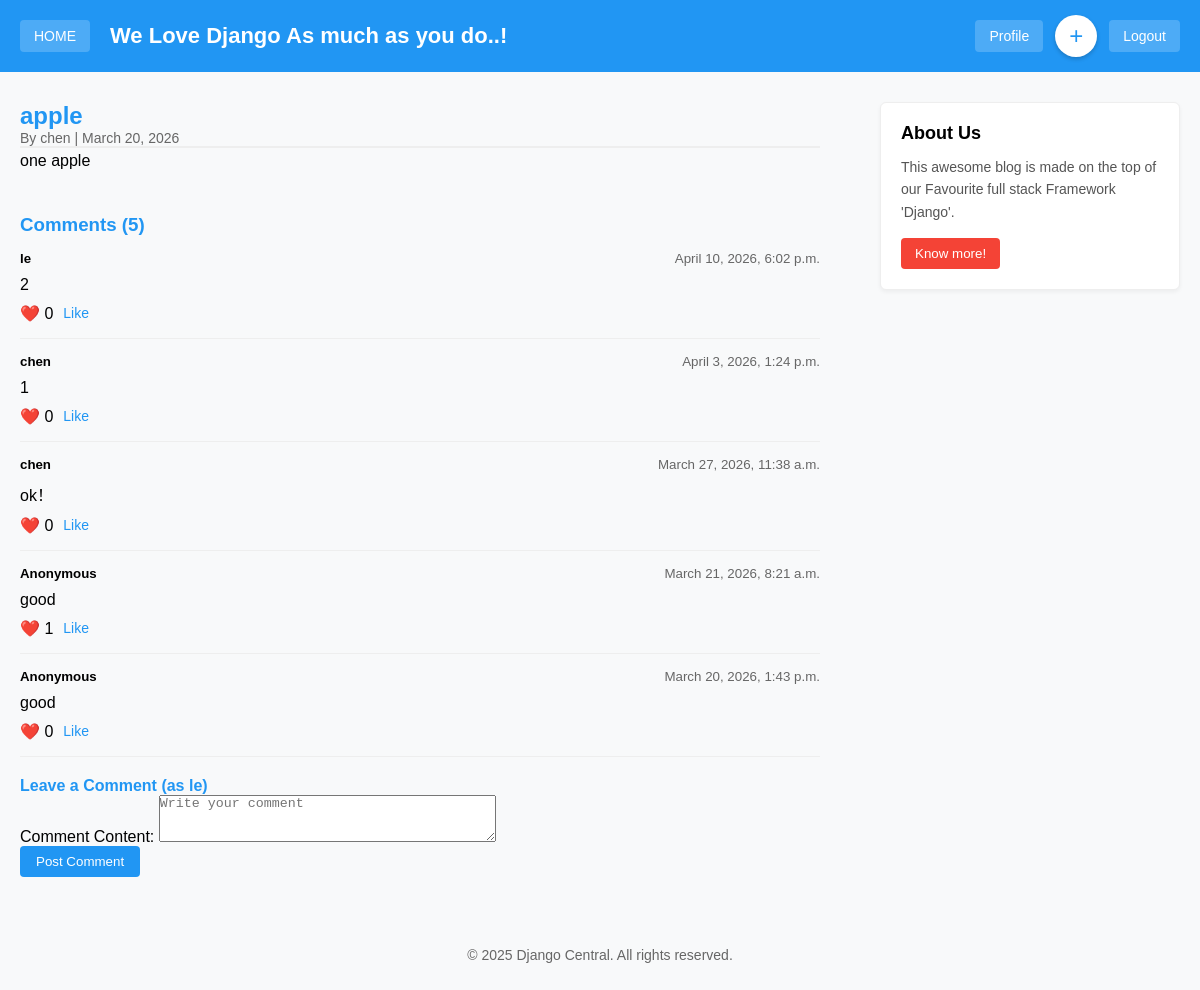
/post/apple/ (signed in), run on the app's committed database.
### blog/models.py (models this page shows, shortened)
class Post(models.Model):
    STATUS_CHOICES = (
        (0, 'Draft'),
        (1, 'Publish'),
    )
    title = models.CharField(max_length=200)
    slug = models.SlugField(max_length=200, unique=True)
    author = models.ForeignKey(User, on_delete=models.CASCADE, related_name='blog_posts')
    text = models.TextField()
    created_date = models.DateTimeField(auto_now_add=True)
    status = models.IntegerField(choices=STATUS_CHOICES, default=1)
    class Meta:
        ordering = ['-created_date']

class Comment(models.Model):
    post = models.ForeignKey(Post, on_delete=models.CASCADE, related_name='comments')
    user = models.ForeignKey(User, on_delete=models.CASCADE, null=True, blank=True)
    body = models.TextField()
    name = models.CharField(max_length=100)
    created_on = models.DateTimeField(auto_now_add=True)
    likes = models.PositiveIntegerField(default=0)
    active = models.BooleanField(default=True)
    class Meta:
        ordering = ['-likes', '-created_on']

### blog/views.py (the view)
# urls.py: path('post/<slug:slug>/', views.PostDetail.as_view(), name='post_detail'),
class PostDetail(DetailView):
    model = Post
    template_name = 'blog/post_detail.html'
    slug_field = 'slug'
    slug_url_kwarg = 'slug'
    def get_context_data(self,** kwargs):
        context = super().get_context_data(**kwargs)
        context['comments'] = self.object.comments.all().order_by('-created_on')
        context['comment_form'] = CommentForm()
        return context
    def get(self, request, *args, **kwargs):
        post_slug = kwargs.get('slug')
        logger.info(f'User accessed PostDetail | Slug:{post_slug} | IP:{request.META.get("REMOTE_ADDR")} | User:{request.user.username or "anonymous"}')
        return super().get(request, *args, **kwargs)

### blog/forms.py
class CommentForm(forms.ModelForm):
    class Meta:
        model = Comment
        fields = ['body']
        labels = {'body': 'Comment Content'}
        widgets = {'body': forms.Textarea(attrs={'rows': 3, 'placeholder': 'Write your comment'})}

### templates/blog/post_detail.html (shortened to what this page needs)
{% extends 'base.html' %}
{% block content %}
<div style="max-width: 800px;">
    <h2 style="color: #2196F3;">{{ post.title }}</h2>
    <p style="color: #666; font-size: 14px;">By {{ post.author.username }} | {{ post.created_date|date:"F j, Y" }}</p>
    <hr style="border: 1px solid #eee;">
    <div style="line-height: 1.6;">{{ post.text|linebreaks }}</div>
    <div style="margin-top: 40px;">
        <h3 style="color: #2196F3;">Comments ({{ comments|length }})</h3>
        {% for comment in comments %}
        <div style="border-bottom: 1px solid #eee; padding: 15px 0;">
            <div style="display: flex; justify-content: space-between; align-items: center;">
                <h5 style="margin: 0;">
                    {% if comment.user %}{{ comment.user.username }}{% else %}Anonymous{% endif %}
                </h5>
                <small style="color: #666;">{{ comment.created_on|date:"F j, Y, g:i a" }}</small>
            </div>
            <p style="margin: 10px 0;">{{ comment.body }}</p>
            <div style="display: flex; align-items: center;">
                <span style="margin-right: 10px;">❤️ {{ comment.likes }}</span>
                <a href="{% url 'like_comment' comment.id %}" style="color: #2196F3; text-decoration: none; font-size: 14px;">Like</a>
            </div>
        </div>
        {% empty %}
        <p>No comments yet. Be the first to comment!</p>
        {% endfor %}
        <div style="margin-top: 20px;">
            {% if user.is_authenticated %}
            <h4 style="color: #2196F3;">Leave a Comment (as {{ user.username }})</h4>
            <form method="POST" action="{% url 'add_comment' post.id %}">
                {{ comment_form.as_p }}
                <button type="submit" style="background: #2196F3; color: white; border: none; padding: 8px 16px; border-radius: 4px; cursor: pointer;">
                    Post Comment
                </button>
            </form>
            {% else %}
            <p>Please <a href="{% url 'login' %}" style="color: #2196F3;">login</a> to leave a comment.</p>
            {% endif %}
        </div>
    </div>
</div>
{% endblock %}

### templates/base.html (style rules this page uses)
* { box-sizing: border-box; margin: 0; padding: 0; }
body { font-family: Arial, sans-serif; background-color: #f8f9fa; }

### data on the page
Post: title "apple", author.username "chen", created_date "March 20, 2026", text "one apple"
Comment: user.username "le", created_on "April 10, 2026, 6:02 p.m.", body "2", likes "0"
Comment: user.username "chen", created_on "April 3, 2026, 1:24 p.m.", body "1", likes "0"
Comment: user.username "chen", created_on "March 27, 2026, 11:38 a.m.", body "ok！", likes "0"
Comment: shows "Anonymous", created_on "March 21, 2026, 8:21 a.m.", body "good", likes "1"
Comment: shows "Anonymous", created_on "March 20, 2026, 1:43 p.m.", body "good", likes "0"

### other printed values
{{ comments|length }} "5"
{{ user.username }} "le"
